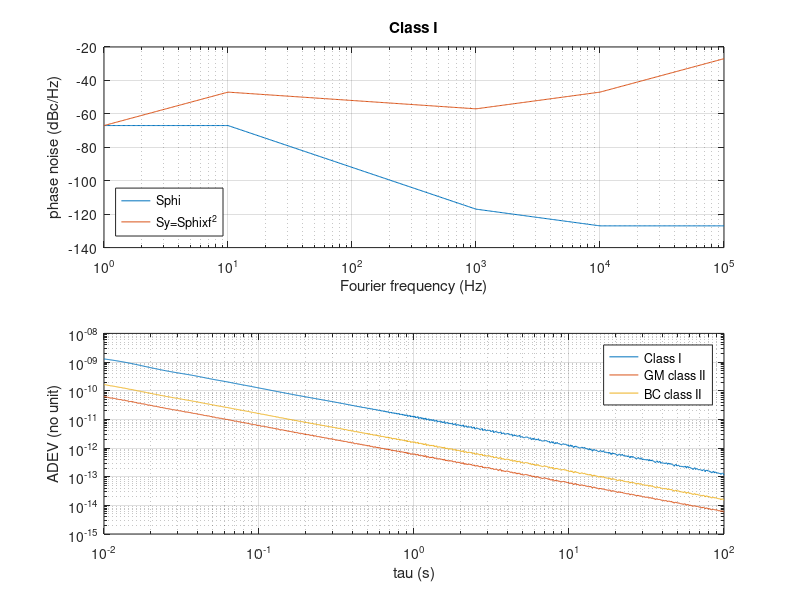

MATLAB code to generate this figure:
fc=1e7; % carrier frequency
N=100;  % interpolation factor
% phase noise spectral SdBc @ fF
fF=  [1    10  100 1000 10000 1e5] %
SdBc(:,1)=[-70  -70  -95  -120 -130 -130]; % BC/GM class I
SdBc(:,2)=[-100 -100 -115 -130 -140 -140]; % GM class II (LJ)
SdBc(:,3)=[-90  -90  -107 -125 -135 -135]  % BC class II



%%%%%%%% interpolate, convert SdBc to SdBrad to Sy (linear) & integrate to AVAR
for count=1:3
  SdBcint=[];
  fFint=[];
  for k=1:length(SdBc(:,count))-1
     SdBcint=[SdBcint SdBc(k,count)+(SdBc(k+1,count)-SdBc(k,count))/(fF(k+1)-fF(k))*(linspace((fF(k)),(fF(k+1)),N)-fF(k))];
     fFint=[fFint logspace(log10(fF(k)),log10(fF(k+1)),N)];
  end
  
  SdBrad=SdBcint+3;   % dBc/Hz -> dBrad^2/Hz
  Sy=(10.^(SdBrad/10)).*(fFint.^2);
  if (count==1)
    subplot(211)
    semilogx(fFint,(SdBrad))
    hold on
    semilogx(fFint,10*log10(Sy))
    xlabel('Fourier frequency (Hz)')
    ylabel('phase noise (dBc/Hz)');legend('Sphi','Sy=Sphixf^2','location','southwest')
    grid on
    title('Class I')
  end
  subplot(212)
  m=1;
  for tau=logspace(-2,2,1024)
    avar(m)=2*sum(Sy(1:end-1).*(fFint(2:end)-fFint(1:end-1)).*sin(4*pi*tau*fFint(1:end-1)).^4./(4*pi*tau*fFint(1:end-1)).^2);
    m=m+1;
  end
  
  % plot resulting adev=sqrt(avar)
  adev=sqrt(avar);
  loglog(logspace(-2,2,1024),adev/fc)
  xlabel('tau (s)');ylabel('ADEV (no unit)')
  grid on
  hold on
end
legend('Class I','GM class II','BC class II')
